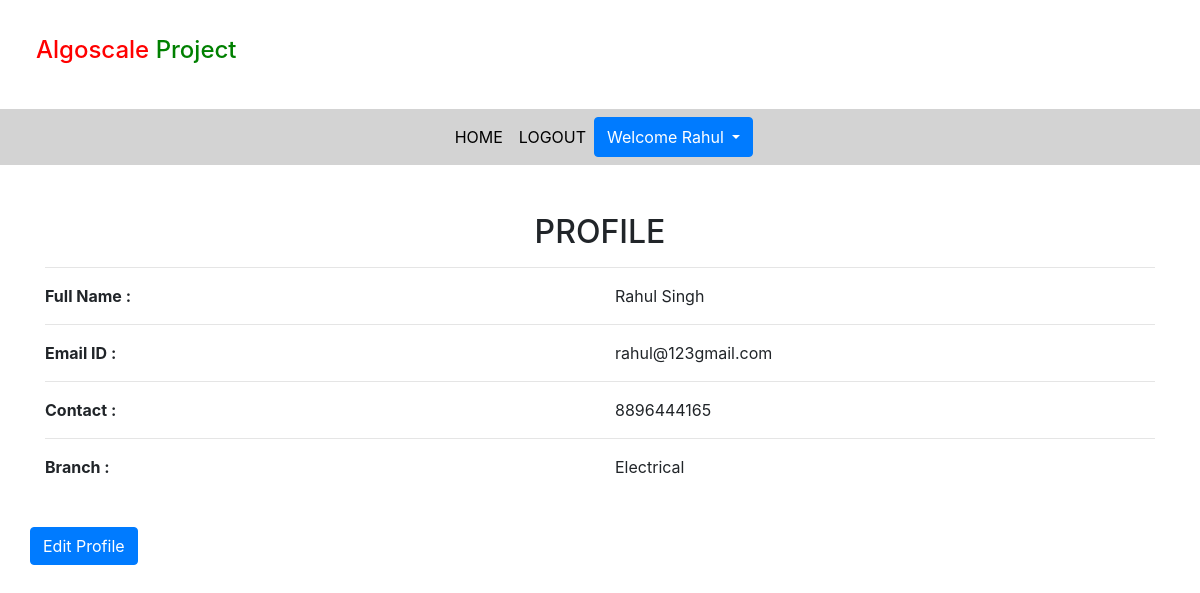
The page /profile (signed in) on the database its author committed.
### notes/models.py (models this page shows, shortened)
class Signup(models.Model):
    user = models.ForeignKey(User,on_delete=models.CASCADE)
    contact = models.CharField(max_length=10, null=True)
    branch = models.CharField(max_length=30)
    role = models.CharField(max_length=15)

### notes/views.py (the view)
# urls.py: path('profile',views.profile,name='profile'),
def profile(request):
    if not request.user.is_authenticated:
        return redirect('login')
    user = User.objects.get(id=request.user.id)
    data = Signup.objects.get(user = user)
    d = {'data':data,'user':user}
    return render(request, 'profile.html', d)

### notes/templates/profile.html
{% extends 'usernavigation.html' %}
{% load static %}
{% block body %}
<div class="container mt-5">
    <h2 class="text-center">PROFILE</h2>
    <hr>
    <div class="row">
        <div class="col-md-6">
            <b>Full Name :</b>
        </div>
        <div class="col-md-6" style="text-transform: capitalize;">
            {{data.user.first_name}} {{data.user.last_name}}
        </div>
    </div>
    <hr>
    <div class="row">
        <div class="col-md-6">
            <b>Email ID :</b>
        </div>
        <div class="col-md-6">
            {{data.user.username}}
        </div>
    </div>
    <hr>
    <div class="row">
        <div class="col-md-6">
            <b>Contact :</b>
        </div>
        <div class="col-md-6">
            {{data.contact}}
        </div>
    </div>
    <hr>
    <div class="row">
        <div class="col-md-6">
            <b>Branch :</b>
        </div>
        <div class="col-md-6">
            {{data.branch}}
        </div>
        <a href="{% url 'edit_profile' %}" class="btn btn-primary mt-5">Edit Profile</a>
    </div>
</div>
{%  endblock %}

### notes/templates/usernavigation.html (shortened to what this page needs)
<!DOCTYPE html>
<html lang="en">
<head>
  {% load static %}
  <link rel="stylesheet" href="https://maxcdn.bootstrapcdn.com/bootstrap/4.3.1/css/bootstrap.min.css">
  <link rel="stylesheet" href="https://use.fontawesome.com/releases/v5.6.3/css/all.css">
  <link rel="stylesheet" href="{%  static 'css/mystyle.css' %}">
</head>
  <body>
      <h4 style="padding: 3%;"><span style="color: red;">Algoscale</span> <span style="color: green;">Project</span></h4>
         <nav class="navbar navbar-expand-sm justify-content-center" style="background-color:lightgrey;">
             <ul class='navbar-nav'>
                 <li class="navbar-item">
                     <a class="nav-link" href="{% url 'profile' %}">HOME</a>
                 </li>
                <li class="navbar-item">
                    <a class="nav-link" href="{% url 'logout' %}">LOGOUT</a>
                </li>
                <div class="btn-group">
                    <button type="button" class="btn btn-primary dropdown-toggle" data-toggle="dropdown">Welcome {{request.user.first_name}}</button>
                </div>
             </ul>
         </nav>
</body>
</html>
{% block  body %}
{% endblock %}

### notes/static/css/mystyle.css (style rules this page uses)
.nav-link { color:black; }

### rows shown on the page
Signup: user.first_name "Rahul", user.last_name "Singh", user.username "rahul@123gmail.com", contact "8896444165", branch "Electrical"

### other values the page prints
{{ request.user.first_name }} "Rahul"
